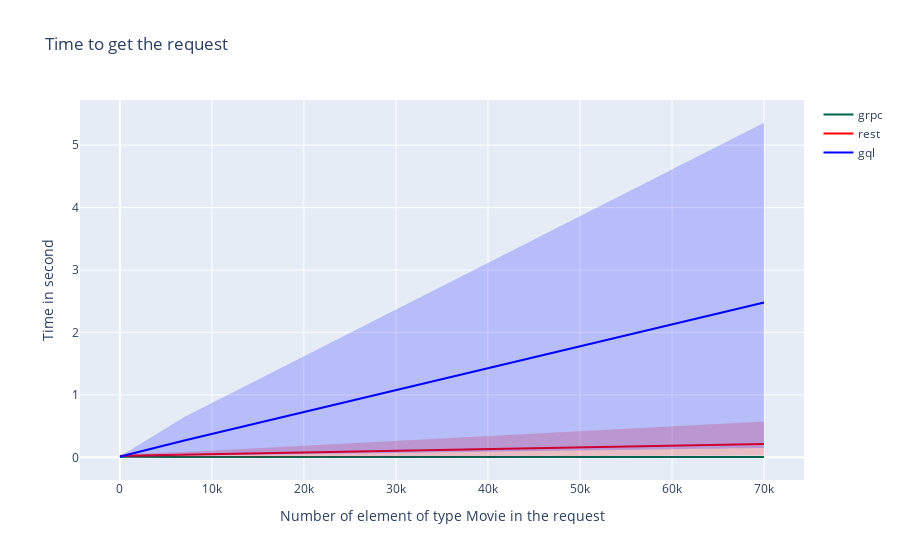

Notebook source saved alongside this figure:
### Code cell
import plotly.graph_objs as go

fig = go.Figure([
    go.Scatter(
        name="grpc",
        x=request_size_values,
        y=bg_request_grpc_mean,
        line=dict(color='rgb(0,100,80)'),
        mode='lines'
    ),
    go.Scatter(
        x=request_size_values+request_size_values[::-1], # x, then x reversed
        y=bg_request_grpc_upper+bg_request_grpc_lower[::-1], # upper, then lower reversed
        fill='toself',
        fillcolor='rgba(0,100,80,0.2)',
        line=dict(color='rgba(255,255,255,0)'),
        hoverinfo="skip",
        showlegend=False
    ),
    go.Scatter(
        name="rest",
        x=request_size_values,
        y=bg_request_rest_mean,
        line=dict(color='rgb(255,0,0)'),
        mode='lines'
    ),
    go.Scatter(
        x=request_size_values+request_size_values[::-1], # x, then x reversed
        y=bg_request_rest_upper+bg_request_rest_lower[::-1], # upper, then lower reversed
        fill='toself',
        fillcolor='rgba(255,0,0,0.2)',
        line=dict(color='rgba(255,0,0,0)'),
        hoverinfo="skip",
        showlegend=False
    ),
    go.Scatter(
        name="gql",
        x=request_size_values,
        y=bg_request_gql_mean,
        line=dict(color='rgb(0,0,255)'),
        mode='lines'
    ),
    go.Scatter(
        x=request_size_values+request_size_values[::-1], # x, then x reversed
        y=bg_request_gql_upper+bg_request_gql_lower[::-1], # upper, then lower reversed
        fill='toself',
        fillcolor='rgba(0,0,255,0.2)',
        line=dict(color='rgba(0,0,255,0)'),
        hoverinfo="skip",
        showlegend=False
    )
])
fig.update_layout(
    yaxis_title='Time in second',
    xaxis_title='Number of element of type Movie in the request',
    title='Time to get the request',
    hovermode="x"
)
fig.show()

### Figure 1 — Plotly figure (JSON) as saved in the notebook; plotly's stock layout.template omitted (floating-point values rounded to 4 significant figures)
{"data": [{"line": {"color": "rgb(0,100,80)"}, "mode": "lines", "name": "grpc", "type": "scatter", "x": [7, 35, 70, 700, 7000, 70000], "y": [0.006278, 0.006102, 0.006384, 0.00822, 0.006791, 0.007095]}, {"fill": "toself", "fillcolor": "rgba(0,100,80,0.2)", "hoverinfo": "skip", "line": {"color": "rgba(255,255,255,0)"}, "showlegend": false, "type": "scatter", "x": [7, 35, 70, 700, 7000, 70000, 70000, 7000, 700, 70, 35, 7], "y": [0.0181, 0.01723, 0.01797, 0.02155, 0.01745, 0.0199, 0.007095, 0.00379, 0.005219, 0.004381, 0.00314, 0.00427]}, {"line": {"color": "rgb(255,0,0)"}, "mode": "lines", "name": "rest", "type": "scatter", "x": [7, 35, 70, 700, 7000, 70000], "y": [0.02208, 0.02157, 0.02139, 0.0243, 0.04044, 0.2123]}, {"fill": "toself", "fillcolor": "rgba(255,0,0,0.2)", "hoverinfo": "skip", "line": {"color": "rgba(255,0,0,0)"}, "showlegend": false, "type": "scatter", "x": [7, 35, 70, 700, 7000, 70000, 70000, 7000, 700, 70, 35, 7], "y": [0.04875, 0.04456, 0.04487, 0.05203, 0.08409, 0.5753, 0.02833, 0.002356, 0.001856, 0.002589, 0.001229, 0.002084]}, {"line": {"color": "rgb(0,0,255)"}, "mode": "lines", "name": "gql", "type": "scatter", "x": [7, 35, 70, 700, 7000, 70000], "y": [0.009326, 0.01101, 0.01216, 0.0357, 0.2709, 2.481]}, {"fill": "toself", "fillcolor": "rgba(0,0,255,0.2)", "hoverinfo": "skip", "line": {"color": "rgba(0,0,255,0)"}, "showlegend": false, "type": "scatter", "x": [7, 35, 70, 700, 7000, 70000, 70000, 7000, 700, 70, 35, 7], "y": [0.01954, 0.02401, 0.02615, 0.0757, 0.6459, 5.36, 0.1503, 0.02711, 0.002706, 0.001154, 0.002007, 0.001319]}], "layout": {"hovermode": "x", "title": {"text": "Time to get the request"}, "xaxis": {"title": {"text": "Number of element of type Movie in the request"}}, "yaxis": {"title": {"text": "Time in second"}}}}
